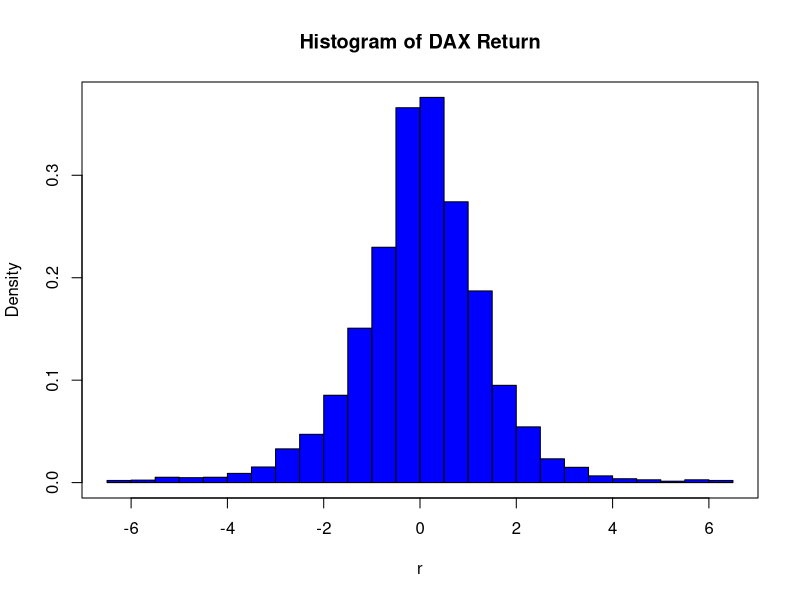

Write the R code that produced this figure.
##### CAMdaxreturnhist yafei.xu@hu-berlin.de

# read data dax140624.csv fromhttps://raw.githubusercontent.com/YafeiXu/CAM/master/DAX19902014.csv
# replace the path of the working directory if necessary
setwd("C:/R")
d=read.csv("dax140624.csv")
DateInput=as.Date(d[,1])
numOfDate=as.numeric(as.Date(c(DateInput)))
newDF=data.frame(d,numOfDate)
sortNewDF=newDF[order(newDF[,3]),]
newDF2=data.frame(sortNewDF,seq(1,length(newDF[,3]),length.out=length(newDF[,3])))
Pt=newDF[,2]
P1=Pt[-length(Pt)]
P2=Pt[-1]
DAXreturn=log(P1/P2)
DAXreturn=data.frame(DAXreturn,length(DAXreturn):1)
DAXreturn=DAXreturn[order(DAXreturn[,2]),]
DAXreturn=DAXreturn[,1]*100
r=DAXreturn[-which(DAXreturn>=6.5|DAXreturn<=-6.5)]
# do plot
hist(r, prob=TRUE, 12,main="Histogram of DAX Return",col="Blue",freq=F,breaks = 24) 
box()
